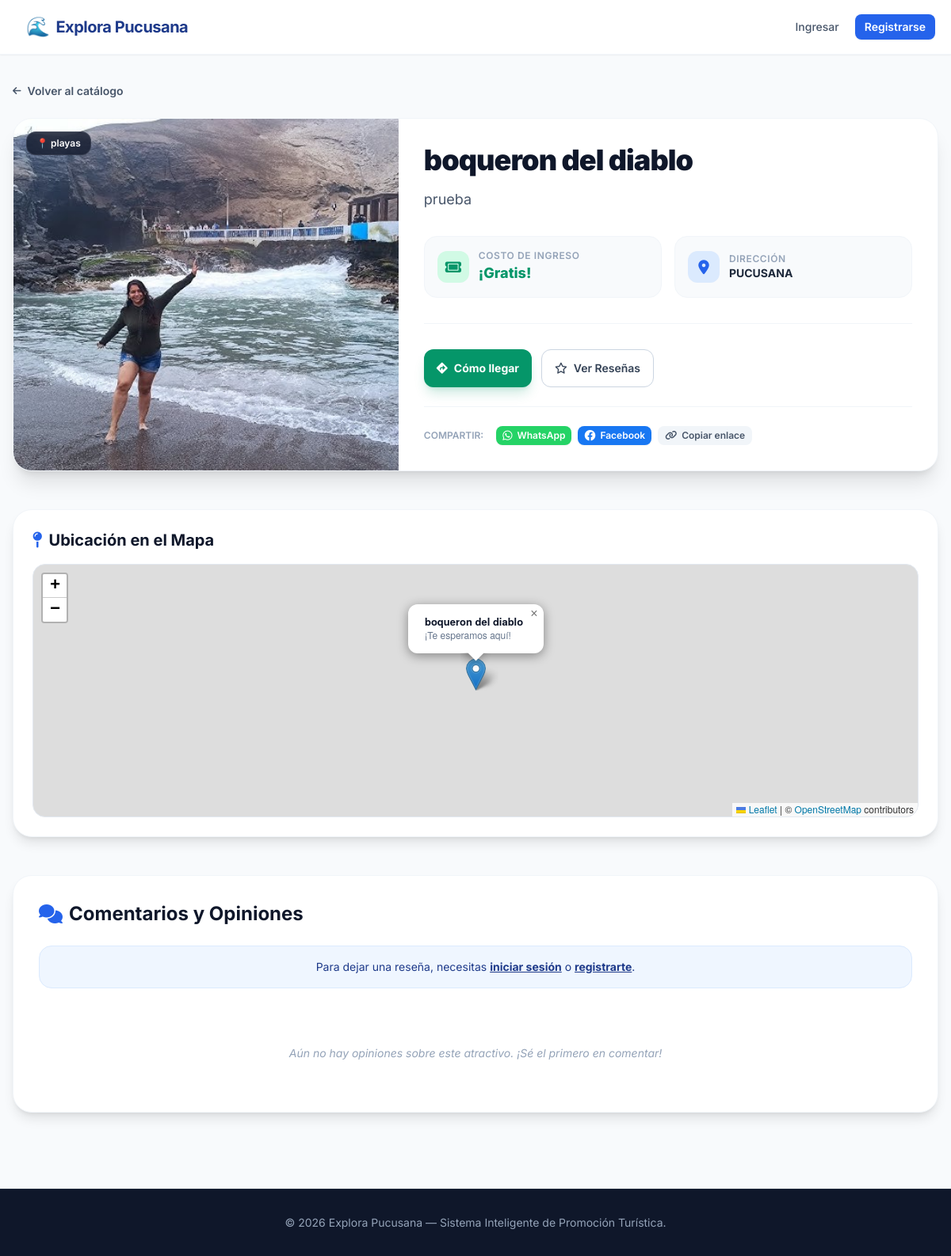
The page /lugar/1/ on the database as committed earlier.
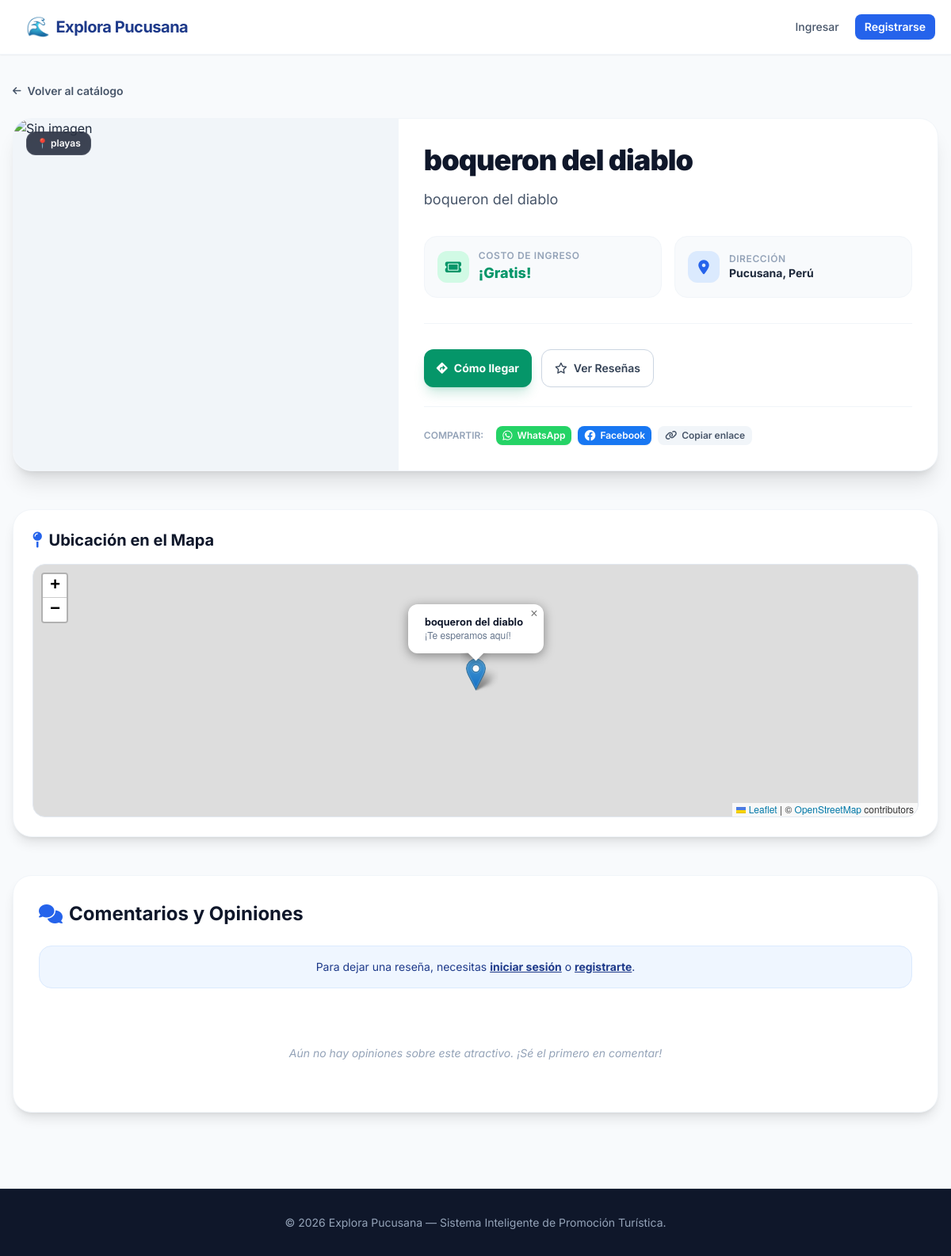
The same page on the database as committed later.
### turismo/models.py (models this page shows, shortened)
class Lugar(models.Model):
    nombre = models.CharField(max_length=200)
    descripcion = models.TextField()
    categoria = models.ForeignKey(Categoria, on_delete=models.SET_NULL, null=True, related_name="lugares")
    imagen = models.ImageField(upload_to='lugares/', null=True, blank=True)
    latitud = models.FloatField(default=-12.4830, help_text="Latitud decimal")
    longitud = models.FloatField(default=-76.7960, help_text="Longitud decimal")
    direccion = models.CharField(max_length=255, blank=True)
    precio = models.DecimalField(max_digits=10, decimal_places=2, default=0.00, help_text="0 para gratis")
    horario = models.CharField(max_length=100, default="08:00 AM - 06:00 PM", blank=True)
    telefono = models.CharField(max_length=20, blank=True)
    compartidos = models.PositiveIntegerField(default=0)
    visitas = models.PositiveIntegerField(default=0)
    fecha_creacion = models.DateTimeField(auto_now_add=True)
    class Meta:
        verbose_name = "Lugar"
        verbose_name_plural = "Lugares"

class Categoria(models.Model):
    nombre = models.CharField(max_length=100)
    icono = models.CharField(max_length=50, default="📍", help_text="Emoji o clase de icono")

### turismo/views.py (the view, shortened to what this page needs)
# urls.py: path('lugar/<int:lugar_id>/', views.detalle_lugar, name='detalle_lugar'),
def detalle_lugar(request, lugar_id):
    lugar = get_object_or_404(Lugar, id=lugar_id)
    resenas = lugar.resenas.all().order_by('-fecha')
    contexto = {
        'lugar': lugar,
        'resenas': resenas
    }
    return render(request, 'detalle.html', contexto)

### turismo/context_processors.py (called while the page is built, shortened)
def alerta_perfil(request):
    if request.path.startswith('/dashboard/') or request.path.startswith('/admin/'):
        return {'mostrar_alerta_perfil': False}
    mostrar = False
    return {'mostrar_alerta_perfil': mostrar}

### turismo/templates/detalle.html (shortened to what this page needs)
{% extends 'base.html' %}
{% block content %}
<div class="max-w-7xl mx-auto px-4 py-8">
    <div class="mb-6">
        <a href="{% url 'index' %}" class="inline-flex items-center gap-2 text-sm font-semibold text-slate-600 hover:text-blue-600 transition">
            <i class="fa-solid fa-arrow-left text-xs"></i> Volver al catálogo
        </a>
    </div>
    <div class="bg-white rounded-3xl shadow-xl border border-slate-100 overflow-hidden mb-12">
        <div class="grid grid-cols-1 lg:grid-cols-12">
            <div class="lg:col-span-5 relative min-h-[320px] lg:min-h-full bg-slate-100">
                {% if lugar.imagen %}
                    <img src="{{ lugar.imagen.url }}" alt="{{ lugar.nombre }}" class="w-full h-full object-cover" />
                {% else %}
                    <img src="https://images.unsplash.com/photo-1507525428034-b723cf961d3e?auto=format&fit=crop&w=800&q=80" alt="Sin imagen" class="w-full h-full object-cover" />
                {% endif %}
                {% if lugar.categoria %}
                    <div class="absolute top-4 left-4 bg-slate-900/80 backdrop-blur-md text-white text-xs font-semibold px-3 py-1.5 rounded-xl border border-white/10">
                        {{ lugar.categoria.icono }} {{ lugar.categoria.nombre }}
                    </div>
                {% endif %}
            </div>
            <div class="lg:col-span-7 p-6 sm:p-8 flex flex-col justify-between">
                <div>
                    <h1 class="text-3xl sm:text-4xl font-black text-slate-900 tracking-tight">
                        {{ lugar.nombre }}
                    </h1>
                    <p class="text-slate-600 text-base sm:text-lg mt-4 leading-relaxed">
                        {{ lugar.descripcion }}
                    </p>
                    <div class="grid grid-cols-1 sm:grid-cols-2 gap-4 mt-8">
                        <div class="bg-slate-50 p-4 rounded-2xl border border-slate-100 flex items-center gap-3">
                            <div class="w-10 h-10 rounded-xl bg-emerald-100 text-emerald-600 flex items-center justify-center text-lg">
                                <i class="fa-solid fa-ticket"></i>
                            </div>
                            <div>
                                <span class="text-xs font-semibold text-slate-400 uppercase tracking-wider block">Costo de Ingreso</span>
                                <span class="text-lg font-extrabold text-emerald-600">
                                    {% if lugar.precio == 0 %} ¡Gratis! {% else %} S/ {{ lugar.precio }} {% endif %}
                                </span>
                            </div>
                        </div>
                        <div class="bg-slate-50 p-4 rounded-2xl border border-slate-100 flex items-center gap-3">
                            <div class="w-10 h-10 rounded-xl bg-blue-100 text-blue-600 flex items-center justify-center text-lg">
                                <i class="fa-solid fa-location-dot"></i>
                            </div>
                            <div>
                                <span class="text-xs font-semibold text-slate-400 uppercase tracking-wider block">Dirección</span>
                                <span class="text-sm font-bold text-slate-800 line-clamp-1">
                                    {{ lugar.direccion|default:"Pucusana, Perú" }}
                                </span>
                            </div>
                        </div>
                    </div>
                </div>
                <div class="pt-8 mt-8 border-t border-slate-100">
                    <div class="flex flex-wrap items-center gap-3">
                        {% if lugar.latitud and lugar.longitud %}
                        <a href="https://www.google.com/maps/dir/?api=1&destination={{ lugar.latitud|stringformat:'f' }},{{ lugar.longitud|stringformat:'f' }}"
                           target="_blank"
                           class="btn bg-emerald-600 hover:bg-emerald-700 text-white border-none rounded-xl font-bold shadow-lg shadow-emerald-600/20 gap-2 text-sm">
                           <i class="fa-solid fa-diamond-turn-right"></i> Cómo llegar
                        </a>
                        {% endif %}
                        <a href="#seccion-resenas" class="btn btn-outline border-slate-300 text-slate-700 hover:bg-slate-100 rounded-xl font-semibold text-sm gap-2">
                            <i class="fa-regular fa-star"></i> Ver Reseñas
                        </a>
                    </div>
                    <div class="mt-6 pt-6 border-t border-slate-100 flex flex-wrap items-center gap-2">
                       <span class="text-xs font-semibold text-slate-400 uppercase mr-2">Compartir:</span>
                     <a href="https://api.whatsapp.com/send?text=¡Mira este increíble lugar en Pucusana! Te invito a visitarlo: {{ request.build_absolute_uri }}"
                     target="_blank"
                     onclick="registrarCompartido({{ lugar.id }})"
                     class="btn btn-xs bg-[#25D366] hover:bg-[#128C7E] text-white border-none rounded-lg gap-1.5">
                     <i class="fa-brands fa-whatsapp text-sm"></i> WhatsApp
                     </a>
                     <a href="https://www.facebook.com/sharer/sharer.php?u={{ request.build_absolute_uri }}"
                     target="_blank"
                     onclick="registrarCompartido({{ lugar.id }})"
                     class="btn btn-xs bg-[#1877F2] hover:bg-[#166FE5] text-white border-none rounded-lg gap-1.5">
                     <i class="fa-brands fa-facebook text-sm"></i> Facebook
                      </a>
                     <button onclick="copiarEnlace({{ lugar.id }})"
                       class="btn btn-xs btn-ghost text-slate-600 bg-slate-100 hover:bg-slate-200 rounded-lg gap-1.5">
                       <i class="fa-solid fa-link text-xs"></i> Copiar enlace
                      </button>
                   </div>
                </div>
            </div>
        </div>
    </div>
    {% if lugar.latitud and lugar.longitud %}
    <div class="bg-white p-6 rounded-3xl shadow-lg border border-slate-100 mb-12">
        <h3 class="text-xl font-bold text-slate-900 mb-4 flex items-center gap-2">
            <i class="fa-solid fa-map-pin text-blue-600"></i> Ubicación en el Mapa
        </h3>
        <div id="mapa" class="h-80 w-full rounded-2xl border border-slate-200 z-10"></div>
    </div>
    {% else %}
    <div class="bg-slate-100 p-6 rounded-2xl text-center border border-dashed border-slate-200 mb-12">
        <p class="text-slate-500 text-sm">🗺️ Las coordenadas de este atractivo aún no están registradas en el sistema.</p>
    </div>
    {% endif %}
    <div id="seccion-resenas" class="bg-white p-6 sm:p-8 rounded-3xl shadow-lg border border-slate-100">
        <h3 class="text-2xl font-bold text-slate-900 mb-6 flex items-center gap-2">
            <i class="fa-solid fa-comments text-blue-600"></i> Comentarios y Opiniones
        </h3>
        {% if user.is_authenticated %}
        <form method="POST" class="bg-slate-50 p-6 rounded-2xl border border-slate-200/80 mb-10">
            {% csrf_token %}
            <h4 class="font-bold text-slate-800 text-base mb-4">Escribe tu opinión, {{ user.username }}:</h4>
            <div class="mb-4 max-w-xs">
                <label class="block text-xs font-semibold text-slate-500 mb-2 uppercase tracking-wider">Calificación</label>
                <select name="calificacion" class="select select-bordered w-full border-slate-300 rounded-xl text-sm" required>
                    <option value="5">⭐⭐⭐⭐⭐ (Excelente)</option>
                    <option value="4">⭐⭐⭐⭐ (Muy Bueno)</option>
                    <option value="3">⭐⭐⭐ (Bueno)</option>
                    <option value="2">⭐⭐ (Regular)</option>
                    <option value="1">⭐ (Malo)</option>
                </select>
            </div>
            <div class="mb-4">
                <label class="block text-xs font-semibold text-slate-500 mb-2 uppercase tracking-wider">Tu Comentario</label>
                <textarea name="comentario" rows="3" class="textarea textarea-bordered w-full border-slate-300 rounded-xl text-sm" placeholder="¿Qué tal estuvo tu experiencia en este lugar?..." required></textarea>
            </div>
            <button type="submit" class="btn btn-primary bg-blue-600 hover:bg-blue-700 text-white border-none rounded-xl px-6 gap-2">
                <i class="fa-solid fa-paper-plane text-xs"></i> Publicar Reseña
            </button>
        </form>
        {% else %}
        <div class="bg-blue-50 border border-blue-100 p-4 rounded-2xl text-center mb-10">
            <p class="text-blue-900 text-sm">
                Para dejar una reseña, necesitas <a href="{% url 'login' %}" class="font-bold underline">iniciar sesión</a> o <a href="{% url 'registro' %}" class="font-bold underline">registrarte</a>.
            </p>
        </div>
        {% endif %}
        <div class="space-y-6">
            {% for resena in resenas %}
            <div class="border-b border-slate-100 pb-6 last:border-0">
                <div class="flex items-center justify-between mb-2">
                    <div class="flex items-center gap-3">
                        <div class="w-10 h-10 rounded-full bg-blue-100 text-blue-700 font-bold flex items-center justify-center text-sm">
                            {{ resena.usuario.username|make_list|first|upper }}
                        </div>
                        <div>
                            <h5 class="font-bold text-slate-900 text-sm">{{ resena.usuario.username }}</h5>
                            <p class="text-xs text-slate-400">{{ resena.fecha|date:"d M, Y" }}</p>
                        </div>
                    </div>
                    <div class="text-amber-400 text-sm">
                        {% for i in "12345" %}
                            {% if forloop.counter <= resena.calificacion %}★{% else %}<span class="text-slate-200">★</span>{% endif %}
                        {% endfor %}
                    </div>
                </div>
                <p class="text-slate-600 text-sm pl-13 mt-2 leading-relaxed">
                    {{ resena.comentario }}
                </p>
            </div>
            {% empty %}
            <div class="text-center py-8">
                <p class="text-slate-400 text-sm italic">Aún no hay opiniones sobre este atractivo. ¡Sé el primero en comentar!</p>
            </div>
            {% endfor %}
        </div>
    </div>
</div>
{% endblock %}

### turismo/templates/base.html (shortened to what this page needs)
<!DOCTYPE html>
<html lang="es" data-theme="light">
<head>
    <script src="https://cdn.tailwindcss.com"></script>
    <link href="https://cdn.jsdelivr.net/npm/daisyui@4.4.19/dist/full.min.css" rel="stylesheet" type="text/css" />
    <link rel="stylesheet" href="https://cdnjs.cloudflare.com/ajax/libs/font-awesome/6.4.0/css/all.min.css">
    <link rel="stylesheet" href="https://unpkg.com/leaflet@1.9.4/dist/leaflet.css" />
</head>
<body class="bg-slate-50 text-slate-800 flex flex-col min-h-screen">
    <header class="sticky top-0 z-40 bg-white/90 backdrop-blur-md border-b border-slate-100 shadow-sm">
      <div class="navbar max-w-7xl mx-auto px-4">
        <div class="flex-1">
          <a href="{% url 'index' %}" class="btn btn-ghost text-xl font-bold text-blue-900 tracking-tight gap-2 hover:bg-slate-100/50">
            <span class="text-2xl">🌊</span> Explora Pucusana
          </a>
        </div>
        <div class="flex-none">
          <ul class="menu menu-horizontal px-1 items-center gap-1">
              {% if user.is_authenticated %}
                {% if user.is_staff %}
                  <li>
                      <a href="{% url 'dashboard_municipal' %}" class="btn btn-sm btn-ghost font-semibold text-purple-700 bg-purple-50 hover:bg-purple-100 border border-purple-200">
                          <i class="fa-solid fa-chart-pie text-xs"></i> Panel Gestor
                      </a>
                  </li>
                {% endif %}
                  <li>
                    <a href="{% url 'perfil' %}" class="btn btn-sm btn-ghost font-medium text-blue-800 hover:bg-blue-50">
                      <i class="fa-regular fa-circle-user text-base"></i> Mi Perfil ({{ user.username }})
                    </a>
                  </li>
                  <li>
                      <form method="POST" action="{% url 'logout' %}" class="inline">
                          {% csrf_token %}
                          <button type="submit" class="btn btn-sm btn-ghost text-red-600 hover:bg-red-50 hover:text-red-700">
                            <i class="fa-solid fa-right-from-bracket text-xs"></i> Salir
                          </button>
                      </form>
                  </li>
              {% else %}
                  <li>
                    <a href="{% url 'login' %}" class="text-slate-600 font-medium hover:text-blue-700">Ingresar</a>
                  </li>
                  <li>
                    <a href="{% url 'registro' %}" class="btn btn-sm btn-primary bg-blue-600 border-none text-white hover:bg-blue-700 shadow-sm">
                      Registrarse
                    </a>
                  </li>
              {% endif %}
          </ul>
        </div>
      </div>
    </header>
    <main class="flex-grow">
        {% block content %}
        {% endblock %}
    </main>
    <footer class="bg-slate-900 text-slate-400 py-8 border-t border-slate-800 mt-16">
      <div class="max-w-7xl mx-auto px-4 text-center text-sm">
        <p>© {% now "Y" %} Explora Pucusana — Sistema Inteligente de Promoción Turística.</p>
      </div>
    </footer>
</body>
</html>

### turismo/templates/base.html (style rules this page uses)
body { font-family: 'Inter', sans-serif; }

Rows that differ between the two databases and show on the page:
changed Lugar "boqueron del diablo": descripcion "prueba" → "boqueron del diablo"; direccion "PUCUSANA" → "Pucusana, Perú"; imagen: picture removed
